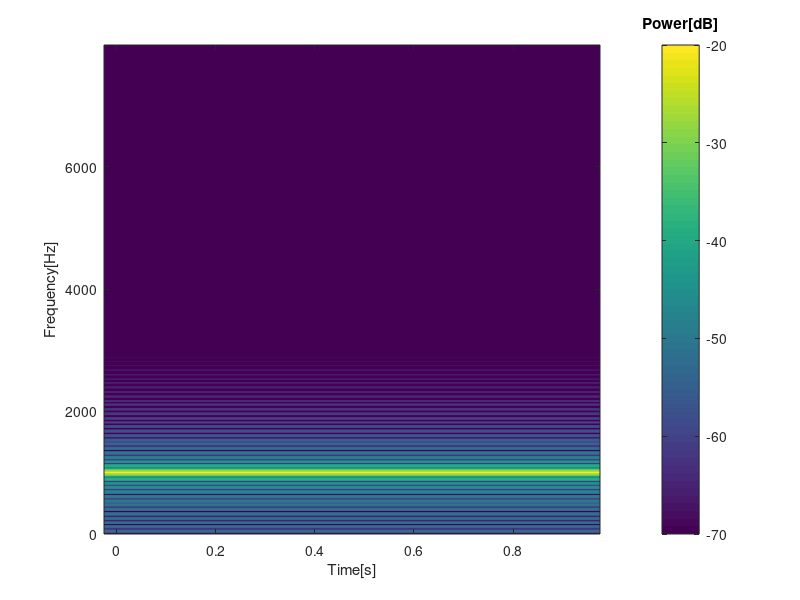

MATLAB code to generate this figure:
%% Generate sinusoidal (pure tone) waveform
signal_length_sec = 1.0;   % Signal length [sec]
sampling_rate = 16000;     % Sampling frequency [Hz]
A = 0.5;                   % Amplitude
f = 1000;                  % Frequency of pure tone [Hz]

signal_length_pt = signal_length_sec * sampling_rate;
t =  ((1:signal_length_pt) - 1) / sampling_rate;

x = A * sin(2 * pi * f * t)';     % "x" is a sinusoidal waveform.

%% フレーム化処理（基本）
frame_len = 800;   % パラメータ：フレーム長
fft_len   = 1024;

m = 1;        % 分割後の何番目か，を表す変数
x_idx_st = 1; % xのどこから分割すればよいか，を表す変数
x_idx_en = x_idx_st + frame_len - 1; % xのどこまでに分割すればよいか，を表す変数

while x_idx_en <= length(x)
    frame_x(:, m) = [ x(x_idx_st:x_idx_en); zeros(1024-frame_len, 1) ];

    % 次のループの準備
    m = m + 1;
    x_idx_st = x_idx_st + frame_len;
    x_idx_en = x_idx_st + frame_len - 1;
end

X = fft(frame_x, fft_len) / fft_len;

Pow_X = abs(X) .^ 2;
Pow_X((2+fft_len/2):end, :) = [];
Pow_X_dB = 10 * log10(Pow_X);

size(Pow_X_dB)

t_n = linspace(0, signal_length_sec, size(Pow_X_dB)(2)+1);
t_n(end) = [];

f_k = linspace(0, sampling_rate/2, size(Pow_X_dB)(1)+1);
f_k(end) = [];

imagesc(t_n, f_k, Pow_X_dB)
set(gca, 'YDir', 'normal');
caxis([-70 -20])
c = colorbar;
title(c,'Power[dB]')
ylabel('Frequency[Hz]');
xlabel('Time[s]');

saveas(gcf,'../out/3-1.png');




